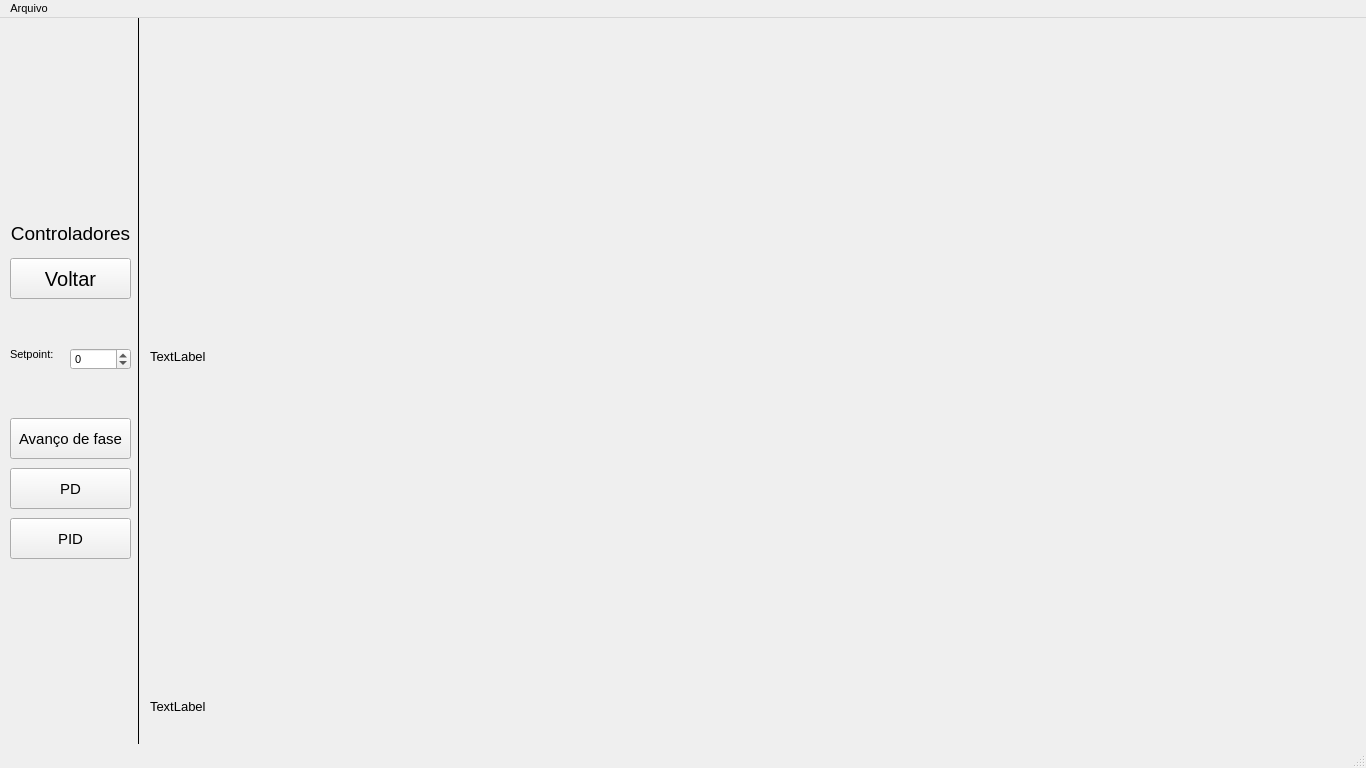
<?xml version="1.0" encoding="UTF-8"?>
<ui version="4.0">
 <class>MainWindow</class>
 <widget class="QMainWindow" name="MainWindow">
  <property name="geometry">
   <rect>
    <x>0</x>
    <y>0</y>
    <width>1366</width>
    <height>768</height>
   </rect>
  </property>
  <property name="font">
   <font>
    <pointsize>8</pointsize>
   </font>
  </property>
  <property name="windowTitle">
   <string>Controladores de posição</string>
  </property>
  <widget class="QWidget" name="centralwidget">
   <widget class="QPushButton" name="avanco">
    <property name="geometry">
     <rect>
      <x>10</x>
      <y>400</y>
      <width>121</width>
      <height>41</height>
     </rect>
    </property>
    <property name="font">
     <font>
      <pointsize>11</pointsize>
     </font>
    </property>
    <property name="text">
     <string>Avanço de fase</string>
    </property>
   </widget>
   <widget class="QLabel" name="label">
    <property name="geometry">
     <rect>
      <x>10</x>
      <y>330</y>
      <width>47</width>
      <height>13</height>
     </rect>
    </property>
    <property name="text">
     <string>Setpoint:</string>
    </property>
   </widget>
   <widget class="QLabel" name="InfoAtual">
    <property name="geometry">
     <rect>
      <x>150</x>
      <y>330</y>
      <width>291</width>
      <height>16</height>
     </rect>
    </property>
    <property name="font">
     <font>
      <pointsize>10</pointsize>
     </font>
    </property>
    <property name="text">
     <string>TextLabel</string>
    </property>
   </widget>
   <widget class="PlotWidget" name="GraficoAnterior" native="true">
    <property name="geometry">
     <rect>
      <x>150</x>
      <y>360</y>
      <width>1201</width>
      <height>311</height>
     </rect>
    </property>
   </widget>
   <widget class="QSpinBox" name="Setpoint">
    <property name="geometry">
     <rect>
      <x>70</x>
      <y>330</y>
      <width>61</width>
      <height>22</height>
     </rect>
    </property>
    <property name="minimum">
     <number>-400</number>
    </property>
    <property name="maximum">
     <number>400</number>
    </property>
   </widget>
   <widget class="QPushButton" name="Voltar">
    <property name="geometry">
     <rect>
      <x>10</x>
      <y>240</y>
      <width>121</width>
      <height>41</height>
     </rect>
    </property>
    <property name="font">
     <font>
      <pointsize>15</pointsize>
     </font>
    </property>
    <property name="text">
     <string>Voltar</string>
    </property>
   </widget>
   <widget class="QLabel" name="InfoAnterior">
    <property name="geometry">
     <rect>
      <x>150</x>
      <y>680</y>
      <width>291</width>
      <height>16</height>
     </rect>
    </property>
    <property name="font">
     <font>
      <pointsize>10</pointsize>
     </font>
    </property>
    <property name="text">
     <string>TextLabel</string>
    </property>
   </widget>
   <widget class="QLabel" name="label_5">
    <property name="geometry">
     <rect>
      <x>10</x>
      <y>200</y>
      <width>121</width>
      <height>31</height>
     </rect>
    </property>
    <property name="font">
     <font>
      <pointsize>14</pointsize>
     </font>
    </property>
    <property name="layoutDirection">
     <enum>Qt::LeftToRight</enum>
    </property>
    <property name="lineWidth">
     <number>1</number>
    </property>
    <property name="text">
     <string>Controladores</string>
    </property>
    <property name="alignment">
     <set>Qt::AlignCenter</set>
    </property>
   </widget>
   <widget class="PlotWidget" name="GraficoAtual" native="true">
    <property name="geometry">
     <rect>
      <x>150</x>
      <y>10</y>
      <width>1201</width>
      <height>311</height>
     </rect>
    </property>
   </widget>
   <widget class="Line" name="line">
    <property name="geometry">
     <rect>
      <x>130</x>
      <y>0</y>
      <width>16</width>
      <height>801</height>
     </rect>
    </property>
    <property name="frameShadow">
     <enum>QFrame::Plain</enum>
    </property>
    <property name="lineWidth">
     <number>1</number>
    </property>
    <property name="orientation">
     <enum>Qt::Vertical</enum>
    </property>
   </widget>
   <widget class="QPushButton" name="PID">
    <property name="geometry">
     <rect>
      <x>10</x>
      <y>500</y>
      <width>121</width>
      <height>41</height>
     </rect>
    </property>
    <property name="font">
     <font>
      <pointsize>11</pointsize>
     </font>
    </property>
    <property name="text">
     <string>PID</string>
    </property>
   </widget>
   <widget class="QPushButton" name="PD">
    <property name="geometry">
     <rect>
      <x>10</x>
      <y>450</y>
      <width>121</width>
      <height>41</height>
     </rect>
    </property>
    <property name="font">
     <font>
      <pointsize>11</pointsize>
     </font>
    </property>
    <property name="text">
     <string>PD</string>
    </property>
   </widget>
  </widget>
  <widget class="QMenuBar" name="menubar">
   <property name="geometry">
    <rect>
     <x>0</x>
     <y>0</y>
     <width>1366</width>
     <height>21</height>
    </rect>
   </property>
   <widget class="QMenu" name="menuArquivo">
    <property name="title">
     <string>Arquivo</string>
    </property>
    <addaction name="actionAbrir"/>
    <addaction name="actionSalvar"/>
   </widget>
   <addaction name="menuArquivo"/>
  </widget>
  <widget class="QStatusBar" name="statusbar">
   <property name="font">
    <font>
     <pointsize>12</pointsize>
    </font>
   </property>
  </widget>
  <action name="actionAbrir">
   <property name="text">
    <string>Abrir</string>
   </property>
   <property name="shortcut">
    <string>Ctrl+O</string>
   </property>
  </action>
  <action name="actionSalvar">
   <property name="text">
    <string>Salvar</string>
   </property>
   <property name="shortcut">
    <string>Ctrl+S</string>
   </property>
  </action>
 </widget>
 <customwidgets>
  <customwidget>
   <class>PlotWidget</class>
   <extends>QWidget</extends>
   <header>pyqtgraph</header>
   <container>1</container>
  </customwidget>
 </customwidgets>
 <resources/>
 <connections/>
</ui>
